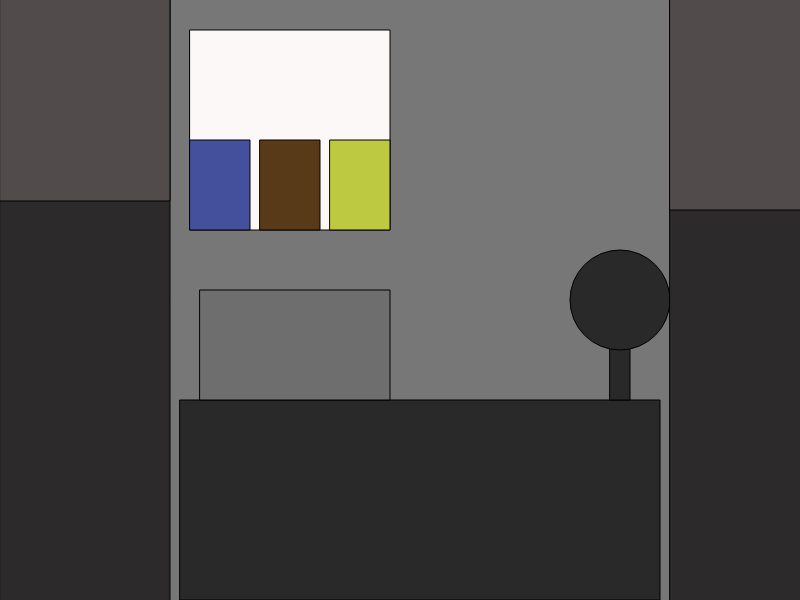
Frame 1 (no input)
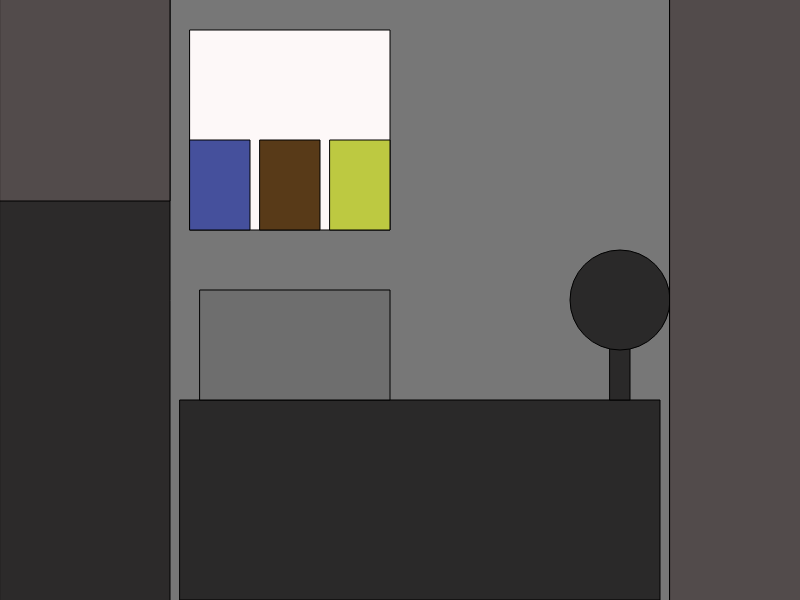
Frame 60 (no input)
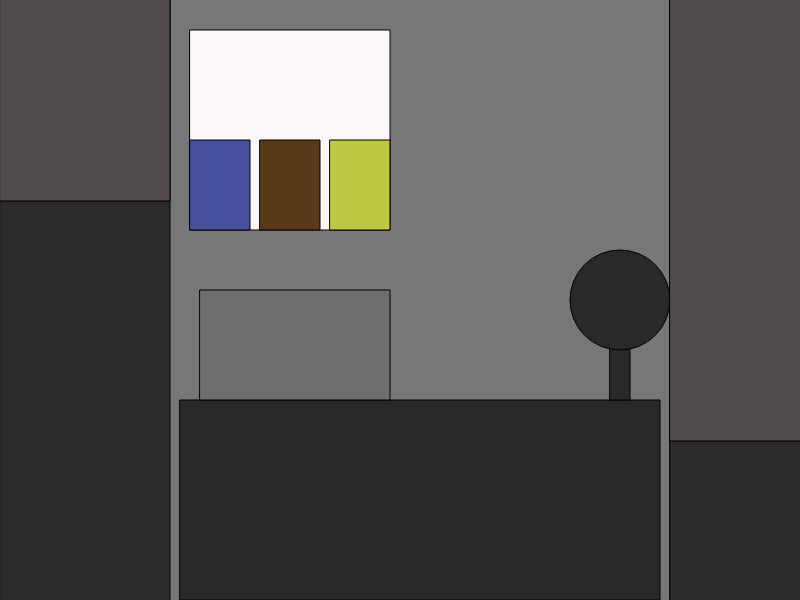
Frame 120 (the mouse pressed at the canvas centre since frame 60)

The p5.js sketch that drew these frames (run headless with seeded random() and noise() and a simulated clock; from frame 60 on, the mouse is pressed at the canvas centre):

// p5.js sketch
// ── sketch.js
var dl = 1;
var dr = 0;
function setup() {
  createCanvas(800, 600);
}

function keyPressed() {
 if(l==dl){ dl=dl+ 7;
   
 }

}
function draw() {
  office();
  fill("#524B4B");
  rect(0, -600 + dl, 170, 800); //LEFT DOOR
  rect(670, -590 + dr, 170, 800); // RIGHT DOOR

  
  if (dl > 600) {
    dl = 600;
  }
  if(dl<0){dl=0}
  dr = dr + 7;
  if (dr > 600) {
    dr = 0;
  }
}

function office() {
  background("#777777");
  fill("#2A2929");
  rect(180, 400, 480, 200); //desk
  rect(610, 310, 20, 90); // cams
  ellipse(620, 300, 100); // fan top
  fill("#6E6E6E");
  rect(200, 290, 190, 110); // cams
  fill("#FDF8F8");
  rect(190, 30, 200, 200); // poster bg
  fill("#45509C");
  rect(190, 140, 60, 90); // bonnie
  fill("#583A18");
  rect(260, 140, 60, 90); // freddy
  fill("#BDC941");
  rect(330, 140, 60, 90); // chica
  fill("#2C2A2A");
  rect(0, 0, 170, 800); //door:L
  rect(670, 0, 170, 800); //door:R
}
